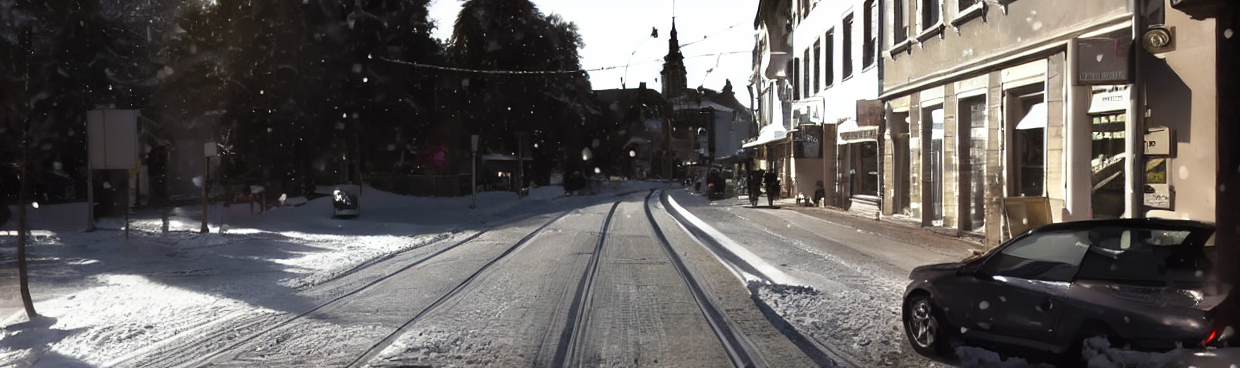
#> input picture 2011_09_26_drive_0091_sync_image_02_03_snow_thirdversion/2011_09_26_drive_0091_sync_image_02_snow/0000000001.png, 1240 x 368 px, found by its file name; its folder holds 3 pictures in this run; the run also reads 1 picture not shown here
$ jupyter execute --allow-errors opencv_image2image_combine_v1_v2.ipynb   (shell and % lines are left out)
#> lines starting #> are read from the running program, lines starting #| are printed output that depends on the picture; after the words box and inside, x2 and y2 are one past the last pixel; in counts of white or black regions, pixels touching at a corner belong together
# Mid Report - Flow

Limitations in current approaches:
1.   Lack of weather specific adaptation
2.   Lack of specialized consideration for pedestrain detection

Flow:
1.   **Genearte a synthetic snow dataset using KITTI**: augment clear-weather scenes with realistic snow effects: falling snowflakes and snowdrifts
2.   **Domain shift bewteen clear and snowy conditions**: integrates instance-level contrastive learning, DA-RAW - cluster pedestrains features across domains while separating dissimilar ones
3.   **Application of instance-level contrastive learning to focus on pedestrains**: leveraging contrastive losses

## CycleGAN and Pix2pix

[cell 1]
# Install Necessary Dependencies
# !pip install torch torchvision
# !pip install opencv-python-headless  # For OpenCV in Colab (headless version)

[cell 2]
# Clone the Repository
%cd pytorch-CycleGAN-and-pix2pix

# Install required dependencies

[cell 3]
# Download Pre-trained Models (Optional)

[cell 4]
from google.colab import files

# Upload your image
uploaded = files.upload()
#> the answer given: 0000000001.png

# Check the uploaded file's name
uploaded_image_path = next(iter(uploaded))
print(f"Uploaded file name: {uploaded_image_path}")

[cell 5]
from PIL import Image
from torchvision import transforms

# Load the uploaded image
img = Image.open(uploaded_image_path)
#> img is the input picture: PIL image 1240x368 RGB; mean R, G, B 98.9, 94.6, 92.9

# Resize and preprocess the image
img = img.resize((256, 256))  # Resize to 256x256
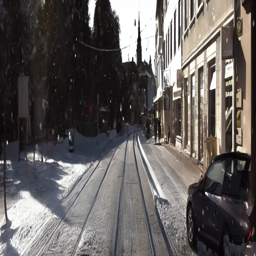
#> img: PIL image 256x256 RGB; mean R, G, B 98.8, 94.6, 92.8
#> (the rest of this cell did not finish here and is left out)

#> (a cell that did not finish here is left out)

# First Version

## OpenCV

[cell 7]
import cv2
import numpy as np

# [48 lines left out: function opencv_add_snow_effect, not called in this run]

# Example usage:
image_path = 'input.jpg'  # Update with the correct path to your image
image = cv2.imread(image_path)

if image is not None:
    snow_image = opencv_add_snow_effect(image)
    cv2.imwrite('output.jpg', snow_image)
else:
    print(f"Error: Could not load image at {image_path}")

## Diffusion Model

[cell 8]
from google.colab import files
import shutil

uploaded = files.upload()
#> the answer given: 0000000002.png

# Load your uploaded image
input_path = list(uploaded.keys())[0]  # This gets the filename of the uploaded image
shutil.move(input_path, "input.jpg")
print(f"✅ Image uploaded as 'input.jpg'")

# # Optionally, resize your image if needed (if too large)
# # input_image = input_image.resize((512, 512))

[cell 9]
from diffusers import StableDiffusionImg2ImgPipeline
from PIL import Image
import matplotlib.pyplot as plt
import torch

# Step 3: Load the image
#> (the rest of this cell did not finish here and is left out)

[cell 10]
import os
from PIL import Image
import matplotlib.pyplot as plt
from diffusers import StableDiffusionImg2ImgPipeline

# [38 lines left out: function diffusion_addsnow, not called in this run]

[cell 11]
from google.colab import drive
drive.mount('/content/drive')

[cell 12]
import os
from PIL import Image
import cv2
import tempfile  # Importing the tempfile module

# Define paths
input_folder = '/content/drive/MyDrive/SYDE673/Images/2011_09_26_drive_0001_sync_image_02/'
output_folder = '/content/drive/MyDrive/SYDE673/Images/2011_09_26_drive_0001_sync_image_02_snow/'

# Create output folder if it doesn't exist
os.makedirs(output_folder, exist_ok=True)

# List all image files in the input folder
#> (the rest of this cell did not finish here and is left out)

# First Version Full Code

## Full Code

[cell 13]
import cv2
import numpy as np
import os
from PIL import Image
import matplotlib.pyplot as plt
from diffusers import StableDiffusionImg2ImgPipeline
import os
from PIL import Image
import cv2
import tempfile  # Importing the tempfile module


# [91 lines left out: functions opencv_add_snow_effect, diffusion_addsnow, not called in this run]


# Define paths
input_folder = '/content/drive/MyDrive/SYDE673/Images/2011_09_26_drive_0001_sync_image_02/'
output_folder = '/content/drive/MyDrive/SYDE673/Images/2011_09_26_drive_0001_sync_image_02_snow/'

# Create output folder if it doesn't exist
os.makedirs(output_folder, exist_ok=True)

# List all image files in the input folder
#> (the rest of this cell did not finish here and is left out)

# Second Version

## Rewrite above two functions, where random feature are excluded, as our input is a sequence of images

[cell 14]
import os
import cv2
import numpy as np
from PIL import Image
import tempfile
from diffusers import StableDiffusionImg2ImgPipeline

# [81 lines left out: functions opencv_add_snow_effect, diffusion_addsnow, not called in this run]

[cell 15]
# Define paths
input_folder = '/content/drive/MyDrive/SYDE673/Images/2011_09_26_drive_0001_sync_image_02/'
output_folder = '/content/drive/MyDrive/SYDE673/Images/2011_09_26_drive_0001_sync_image_02_snow/'

# Create output folder if it doesn't exist
os.makedirs(output_folder, exist_ok=True)

# List all image files in the input folder
#> (the rest of this cell did not finish here and is left out)

[cell 16]
import os
# Path to the folder
folder_path = '/content/drive/MyDrive/SYDE673/Images/2011_09_26_drive_0001_sync_image_02'

# Check if the folder exists
if os.path.exists(folder_path):
    print("The folder exists.")
else:
    print("The folder does not exist.")

[cell 17]
from google.colab import drive
drive.mount('/content/drive')

[cell 18]
from google.colab import drive
drive.mount('/content/drive')

[cell 19]
import os
folder_path = "/content/drive/MyDrive/SYDE673/Images"
#> (the rest of this cell did not finish here and is left out)

# Third Version: openvc + ControlNet/Diffusion

## Full Code (Currently Using)

[cell 20]
!cd ControlNet
# !pip install -r requirements.txt

[cell 21]
import os
import cv2
import numpy as np
from PIL import Image
from diffusers import StableDiffusionImg2ImgPipeline, ControlNetModel
from diffusers import StableDiffusionPipeline, ControlNetModel

# [148 lines left out: functions generate_control_signal, diffusion_addsnow, not called in this run]

[cell 22]
from google.colab import drive
drive.mount('/content/drive')

import os
folder_path = "/content/drive/MyDrive/SYDE673/Images"
#> (the rest of this cell did not finish here and is left out)

[cell 23]
from diffusers import ControlNetModel

# Load ControlNet model
#> (the rest of this cell did not finish here and is left out)

[cell 24]
import os
import torch

# Paths to the input and output folders
left_images_folder = "/content/drive/MyDrive/SYDE673/Images/2011_09_26_drive_0091_sync_image_02"  # Replace with your actual path
right_images_folder = "/content/drive/MyDrive/SYDE673/Images/2011_09_26_drive_0091_sync_image_03"  # Replace with your actual path
output_left_folder = "/content/drive/MyDrive/SYDE673/Images/2011_09_26_drive_0091_sync_image_02_snow"  # Replace with your actual path
output_right_folder = "/content/drive/MyDrive/SYDE673/Images/2011_09_26_drive_0091_sync_image_03_snow"  # Replace with your actual path

# Ensure output folders exist
os.makedirs(output_left_folder, exist_ok=True)
os.makedirs(output_right_folder, exist_ok=True)

# Get list of images in the left and right folders
#> (the rest of this cell did not finish here and is left out)

[cell 25]
import torch

#> (the rest of this cell did not finish here and is left out)

[cell 26]
import torch
import torchvision
import cv2
import numpy as np
from diffusers import StableDiffusionPipeline, ControlNetModel

# Check PyTorch installation and CUDA availability
print(f"PyTorch version: {torch.__version__}")
print(f"CUDA available: {torch.cuda.is_available()}")
#> (this line was passed over: torch is not available in this run)
#> (the rest of this cell did not finish here and is left out)

[cell 27]
import os
from PIL import Image

# Define the folder paths
folder1 = "/content/drive/MyDrive/SYDE673/Images/2011_09_26_drive_0091_sync_image_02_snow"  # Path to folder 1
folder2 = "/content/drive/MyDrive/SYDE673/Images/2011_09_26_drive_0091_sync_image_03_snow"  # Path to folder 2
output_folder = '/content/drive/MyDrive/SYDE673/Images/2011_09_26_drive_0091_sync_image_02_03_combine'  # Output folder path

# Create output folder if it doesn't exist
os.makedirs(output_folder, exist_ok=True)

# Iterate through all images in folder1
for filename in os.listdir(folder1):
    if filename.lower().endswith(('.png', '.jpg', '.jpeg')):
        image1_path = os.path.join(folder1, filename)
        image2_path = os.path.join(folder2, filename)

        # Check if the corresponding image exists in the second folder
        if os.path.exists(image2_path):
            # Open both images
            img1 = Image.open(image1_path)
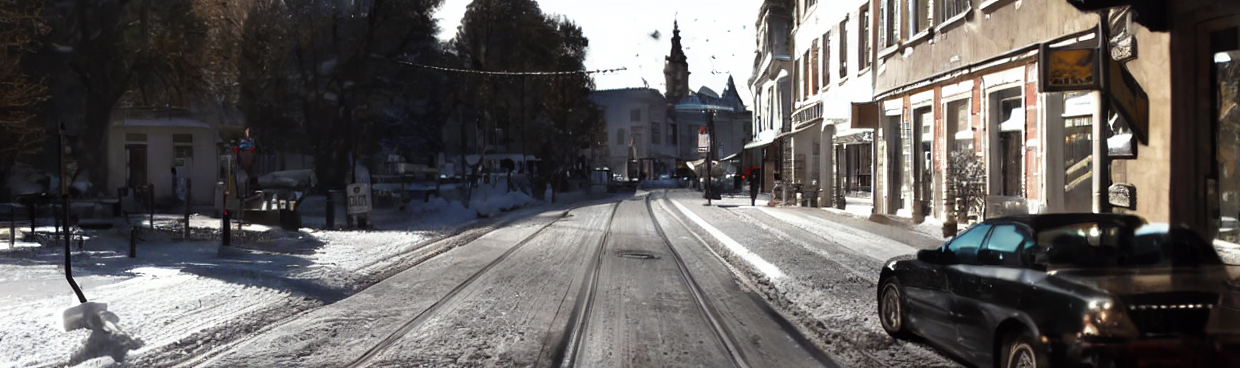
#> input picture 2011_09_26_drive_0091_sync_image_02_03_snow_thirdversion/2011_09_26_drive_0091_sync_image_02_snow/0000000000.png, 1240 x 368 px, found by its file name
#> img1 is the input picture: PIL image 1240x368 RGB; mean R, G, B 98.8, 95.3, 94
            img2 = Image.open(image2_path)
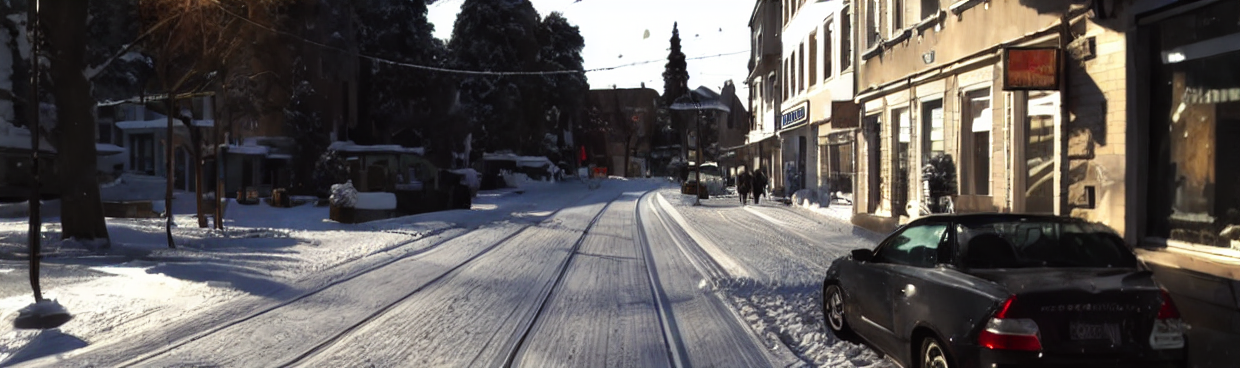
#> input picture 2011_09_26_drive_0091_sync_image_02_03_snow_thirdversion/2011_09_26_drive_0091_sync_image_03_snow/0000000000.png, 1240 x 368 px, found by its file name
#> img2 is the input picture: PIL image 1240x368 RGB; mean R, G, B 94.1, 89.5, 87.7

            # Resize images to the same height
            height = min(img1.height, img2.height)
            img1 = img1.resize((int(img1.width * height / img1.height), height))
            img2 = img2.resize((int(img2.width * height / img2.height), height))

            # Create a new image with a width equal to the sum of both images
            combined_width = img1.width + img2.width
            combined_img = Image.new('RGB', (combined_width, height))
#> combined_img: PIL image 2480x368 RGB; every value is 0

            # Paste images side by side
            combined_img.paste(img1, (0, 0))
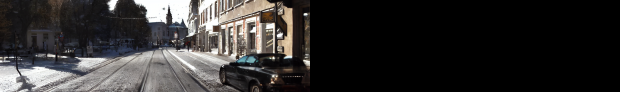
#> combined_img: PIL image 2480x368 RGB (shown at 1/4 size); mean R, G, B 49.4, 47.6, 47
            combined_img.paste(img2, (img1.width, 0))
#> pass 3 of the loop `for filename in os.listdir(folder1):`:
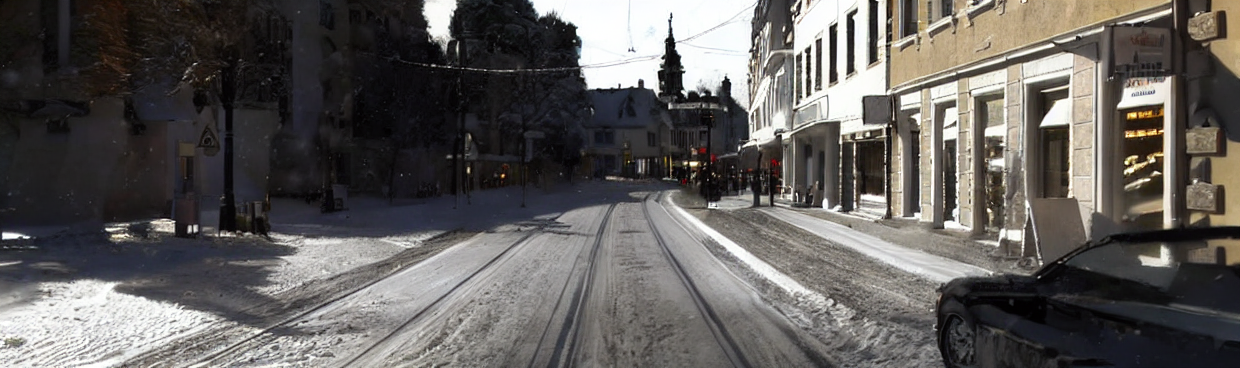
#> input picture 2011_09_26_drive_0091_sync_image_02_03_snow_thirdversion/2011_09_26_drive_0091_sync_image_02_snow/0000000002.png, 1240 x 368 px, found by its file name
#> img1 is the input picture: PIL image 1240x368 RGB; mean R, G, B 97, 93.9, 91.6
#> `combined_img.paste(img1, (0, 0))`:
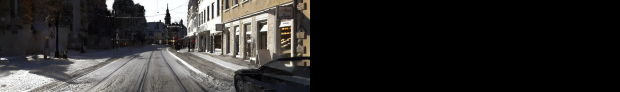
#> combined_img: PIL image 2480x368 RGB (shown at 1/4 size); mean R, G, B 48.5, 46.9, 45.8
#> `combined_img.paste(img2, (img1.width, 0))`:
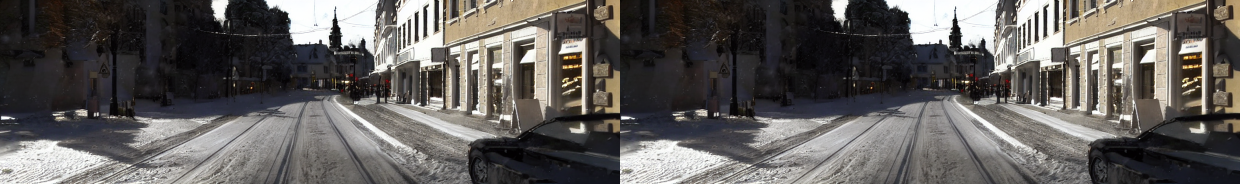
#> combined_img: PIL image 2480x368 RGB (shown at 1/2 size); mean R, G, B 97, 93.9, 91.6

            # Save the combined image with the same name
            combined_img.save(os.path.join(output_folder, filename))
            print(f"Combined image saved: {filename}")
        else:
            print(f"Image not found in second folder: {filename}")

## Evaluating the quality of our synthetic images

[cell 28]
import numpy as np
from skimage.metrics import structural_similarity as ssim
from skimage.metrics import peak_signal_noise_ratio as psnr
import cv2  # For image loading
from PIL import Image
import numpy as np


# Load Images
original_left = cv2.imread('/content/drive/MyDrive/SYDE673/Images/2011_09_26_drive_0091_sync_image_02/0000000000.png')
original_right = cv2.imread('/content/drive/MyDrive/SYDE673/Images/2011_09_26_drive_0091_sync_image_03/0000000000.png')
synthetic_left = cv2.imread('/content/drive/MyDrive/SYDE673/Images/2011_09_26_drive_0091_sync_image_02_snow/0000000000.png')
synthetic_right = cv2.imread('/content/drive/MyDrive/SYDE673/Images/2011_09_26_drive_0091_sync_image_03_snow/0000000000.png')

# Check if images are loaded correctly
if original_left is None:
    print("Error: Original left image could not be loaded. Check the file path.")
if original_right is None:
    print("Error: Original right image could not be loaded. Check the file path.")
if synthetic_left is None:
    print("Error: Synthetic left image could not be loaded. Check the file path.")
if synthetic_right is None:
    print("Error: Synthetic right image could not be loaded. Check the file path.")

# Print the shapes of the images
print("Original Left Shape:", original_left.shape if original_left is not None else "Not Loaded")
#| Original Left Shape: (368, 2480, 3)
print("Synthetic Left Shape:", synthetic_left.shape if synthetic_left is not None else "Not Loaded")
#| Synthetic Left Shape: (368, 1240, 3)
print("Original Right Shape:", original_right.shape if original_right is not None else "Not Loaded")
#| Original Right Shape: (368, 2480, 3)
print("Synthetic Right Shape:", synthetic_right.shape if synthetic_right is not None else "Not Loaded")
#| Synthetic Right Shape: (368, 1240, 3)

# Resize synthetic images to match the original size
synthetic_left_resized = cv2.resize(synthetic_left, (original_left.shape[1], original_left.shape[0]), interpolation=cv2.INTER_CUBIC)
synthetic_right_resized = cv2.resize(synthetic_right, (original_right.shape[1], original_right.shape[0]), interpolation=cv2.INTER_CUBIC)
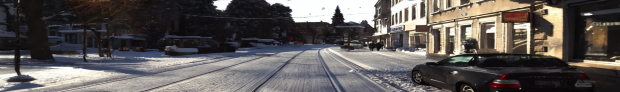
#> synthetic_right_resized: shape (368, 2480, 3) (shown at 1/4 size); mean B, G, R 87.7, 89.5, 94.1

# Proceed only if all images are loaded successfully
if all([original_left is not None, original_right is not None,
        synthetic_left is not None, synthetic_right is not None]):

    # Convert Images to Grayscale
    original_left_gray = cv2.cvtColor(original_left, cv2.COLOR_BGR2GRAY)
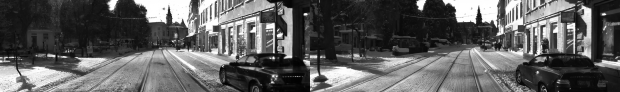
#> original_left_gray: shape (368, 2480) (shown at 1/4 size); min 1, max 255, mean 93.4
    original_right_gray = cv2.cvtColor(original_right, cv2.COLOR_BGR2GRAY)
    synthetic_left_gray = cv2.cvtColor(synthetic_left_resized, cv2.COLOR_BGR2GRAY)
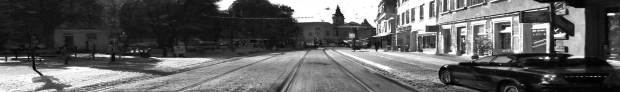
#> synthetic_left_gray: shape (368, 2480) (shown at 1/4 size); min 0, max 255, mean 96.2
    synthetic_right_gray = cv2.cvtColor(synthetic_right_resized, cv2.COLOR_BGR2GRAY)
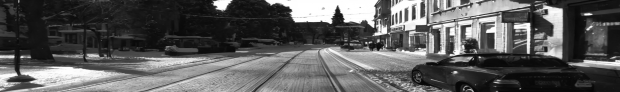
#> synthetic_right_gray: shape (368, 2480) (shown at 1/4 size); min 0, max 255, mean 90.7

    # Calculate SSIM
    ssim_left = ssim(original_left_gray, synthetic_left_gray)
#> ssim_left = 0.187
    ssim_right = ssim(original_right_gray, synthetic_right_gray)
#> ssim_right = 0.185
    average_ssim = (ssim_left + ssim_right) / 2
#> average_ssim = 0.186

    # Compute PSNR
    psnr_left = psnr(original_left, synthetic_left_resized)
#> psnr_left = 7.84
    psnr_right = psnr(original_right, synthetic_right_resized)
#> psnr_right = 7.88
    average_psnr = (psnr_left + psnr_right) / 2
#> average_psnr = 7.86

    # Analyze the results
    print(f"SSIM (Left): {ssim_left:.4f}")
#| SSIM (Left): 0.1872
    print(f"SSIM (Right): {ssim_right:.4f}")
#| SSIM (Right): 0.1853
    print(f"Average SSIM: {average_ssim:.4f}")
#| Average SSIM: 0.1863

    print(f"PSNR (Left): {psnr_left:.2f} dB")
#| PSNR (Left): 7.84 dB
    print(f"PSNR (Right): {psnr_right:.2f} dB")
#| PSNR (Right): 7.88 dB
    print(f"Average PSNR: {average_psnr:.2f} dB")
#| Average PSNR: 7.86 dB
else:
    print("One or more images could not be loaded. Please check the file paths.")

[cell 29]
import cv2
import numpy as np
from skimage.metrics import structural_similarity as ssim

def compute_disparity(left_path, right_path):
    left = cv2.imread(left_path, cv2.IMREAD_GRAYSCALE)
    right = cv2.imread(right_path, cv2.IMREAD_GRAYSCALE)

    if left is None or right is None:
        raise ValueError(f"Error: One or both images not found.\nLeft: {left_path}\nRight: {right_path}")

    if left.shape != right.shape:
        raise ValueError(f"Error: Image dimensions do not match. Left: {left.shape}, Right: {right.shape}")

    stereo = cv2.StereoBM_create(numDisparities=64, blockSize=9)
    disparity = stereo.compute(left, right).astype(np.float32)  # Convert to float for normalization
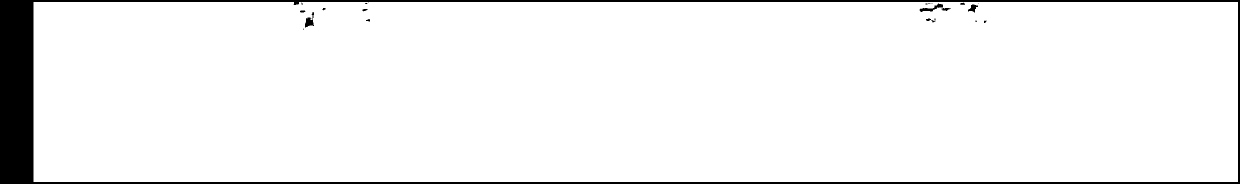
#> disparity: shape (368, 2480) float32 (shown at 1/2 size); values -16 (black) and 0 (white), 94.9% white; 23 black regions (11 under 20 px), largest, box (x1, y1, x2, y2) and area: (0, 0, 2480, 368) 45455, (1839, 7, 1886, 24) 279, (610, 24, 628, 56) 274
    disparity = cv2.normalize(disparity, None, 0, 1, cv2.NORM_MINMAX)  # Normalize to [0,1]

    return disparity

# Define image paths
original_left = '/content/drive/MyDrive/SYDE673/Images/2011_09_26_drive_0091_sync_image_02/0000000000.png'
original_right = '/content/drive/MyDrive/SYDE673/Images/2011_09_26_drive_0091_sync_image_03/0000000000.png'
synthetic_left = '/content/drive/MyDrive/SYDE673/Images/2011_09_26_drive_0091_sync_image_02_snow/0000000000.png'
synthetic_right = '/content/drive/MyDrive/SYDE673/Images/2011_09_26_drive_0091_sync_image_03_snow/0000000000.png'

# Load original images to get their dimensions
original_left_img = cv2.imread(original_left)
original_right_img = cv2.imread(original_right)

# Load synthetic images
synthetic_left_img = cv2.imread(synthetic_left)
synthetic_right_img = cv2.imread(synthetic_right)

# Resize synthetic images to match original dimensions
synthetic_left_img = cv2.resize(synthetic_left_img, (original_left_img.shape[1], original_left_img.shape[0]), interpolation=cv2.INTER_CUBIC)
synthetic_right_img = cv2.resize(synthetic_right_img, (original_right_img.shape[1], original_right_img.shape[0]), interpolation=cv2.INTER_CUBIC)

# Save resized images (optional)
cv2.imwrite(synthetic_left, synthetic_left_img)
cv2.imwrite(synthetic_right, synthetic_right_img)

# Compute disparity maps
original_disparity = compute_disparity(original_left, original_right)
synthetic_disparity = compute_disparity(synthetic_left, synthetic_right)
#> in compute_disparity (call 2), `disparity = stereo.compute(left, right).astype(np.float32)`:
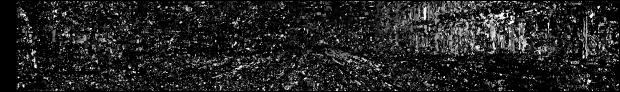
#> disparity: shape (368, 2480) float32 (shown at 1/4 size); min -16, max 1008, mean 123.9; drawn with min black and max white

# Compute SSIM
ssim_disparity = ssim(original_disparity, synthetic_disparity, data_range=1.0)
#> ssim_disparity = 0.0337
print(f"SSIM Between Original and Synthetic Disparity Maps: {ssim_disparity:.4f}")
#| SSIM Between Original and Synthetic Disparity Maps: 0.0337

[cell 30]
import matplotlib.pyplot as plt

plt.figure(figsize=(10, 5))
plt.subplot(1, 2, 1)
plt.title("Original Disparity")
plt.imshow(original_disparity, cmap="gray")
plt.subplot(1, 2, 2)
plt.title("Synthetic Disparity")
plt.imshow(synthetic_disparity, cmap="gray")
plt.show()
